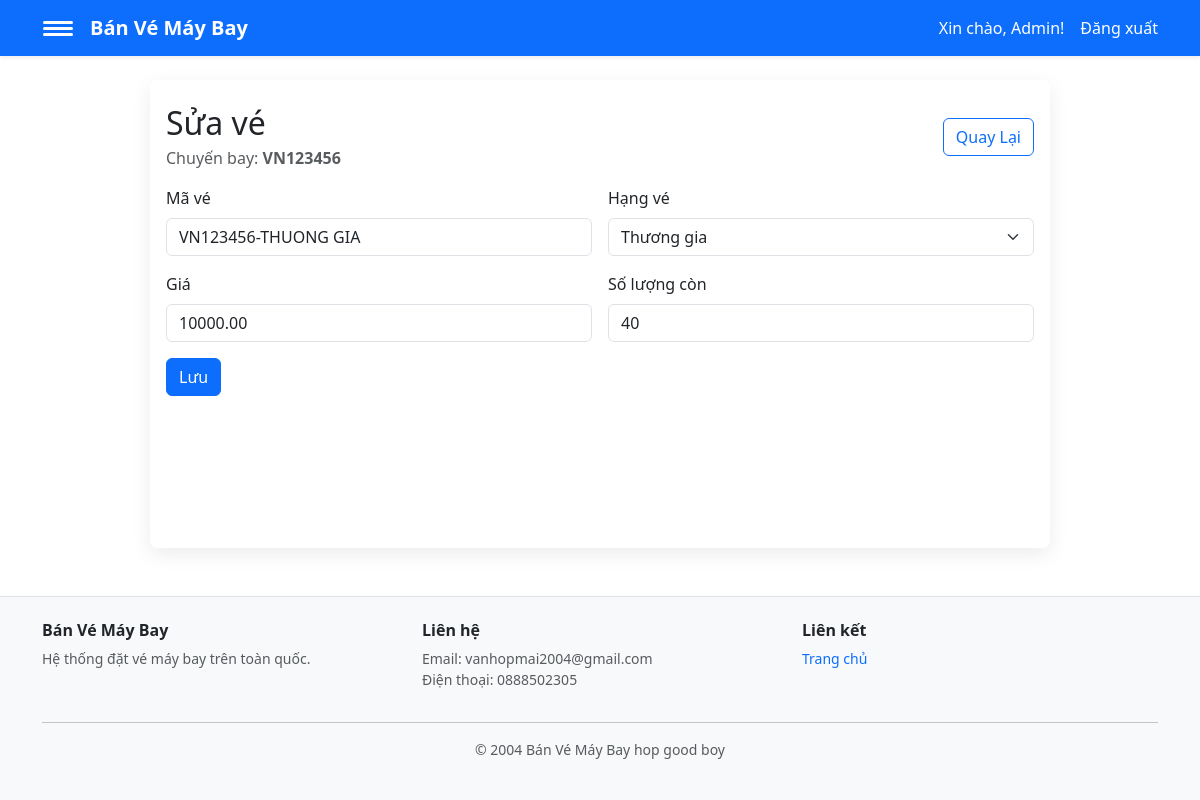
/banvemaybay/admin/flights/tickets/edit?ticket_id=10 (signed in), run on the app's committed database.
### tables this page shows
CREATE TABLE `chuyen_bay` (
  `id` int(11) NOT NULL,
  `so_hieu` varchar(50) NOT NULL,
  `noi_di` varchar(100) NOT NULL,
  `noi_den` varchar(100) NOT NULL,
  `gio_khoi_hanh` datetime NOT NULL,
  `gio_ha_canh` datetime NOT NULL,
  `gia_thuong` decimal(10,2) NOT NULL,
  `gia_thuong_gia` decimal(10,2) NOT NULL,
  `ghe_con` int(11) NOT NULL DEFAULT 0,
  `may_bay_id` int(11) DEFAULT NULL,
  `tao_luc` timestamp NOT NULL DEFAULT current_timestamp()
);

CREATE TABLE `ve` (
  `id` int(11) NOT NULL,
  `ma_ve` varchar(50) NOT NULL,
  `chuyen_bay_id` int(11) NOT NULL,
  `hang_ve` enum('Thuong','Thuong gia') NOT NULL DEFAULT 'Thuong',
  `gia` decimal(10,2) NOT NULL,
  `so_luong_con` int(11) NOT NULL DEFAULT 0,
  `tao_luc` timestamp NOT NULL DEFAULT current_timestamp()
);

### app/Helpers/helpers.php (called while the page is built, shortened)
<?php
$config = require __DIR__ . '/../../config/app.php';
function duongDan(string $path = ''): string {
    global $config;
    $base = rtrim($config['base_path'], '/');
    $path = '/' . ltrim($path, '/');
    return $base . $path;
}
function base_url(string $path = ''): string { return duongDan($path); }
function view_shared_data(): array {
    $user = $_SESSION['user'] ?? null;
    $isLoggedIn = !empty($user);
    $isAdmin = $isLoggedIn && (($user['vai_tro'] ?? '') === 'admin');
    return [
        'currentUser' => $user,
        'isLoggedIn' => $isLoggedIn,
        'isAdmin' => $isAdmin,
        'currentUserName' => $isLoggedIn ? (string)($user['ten'] ?? '') : '',
        'currentUserEmail' => $isLoggedIn ? (string)($user['email'] ?? '') : '',
    ];
}
function view(string $template, array $data = []): void {
    $data = array_merge(view_shared_data(), $data);
    extract($data, EXTR_SKIP);
    $viewFile = __DIR__ . '/../Views/' . $template . '.php';
    require $viewFile;
}

### app/Controllers/AdminController.php (called while the page is built, shortened)
<?php
require_once __DIR__ . '/../Helpers/helpers.php';
require_once __DIR__ . '/../Models/Flight.php';
require_once __DIR__ . '/../Models/User.php';
require_once __DIR__ . '/../Models/Ticket.php';
class AdminController {
    public function editFlightTicket(): void {
      $ticketId = (int)($_GET['ticket_id'] ?? 0);
      $ticket = Ticket::find($ticketId);
      $flightId = (int)($ticket['chuyen_bay_id'] ?? 0);
      $flight = $flightId ? Flight::find($flightId) : null;
      view('admin/ticket_edit', compact('flight', 'ticket', 'error', 'q', 'maVe', 'hangVe', 'gia', 'soLuongCon'));
    }
}

### app/Models/Ticket.php (called while the page is built, shortened)
<?php
require_once __DIR__ . '/../Helpers/helpers.php';
class Ticket {
    public static function find(int $id): ?array {
        global $mysqli;
        $stmt = $mysqli->prepare('SELECT * FROM ve WHERE id=? LIMIT 1');
        $stmt->bind_param('i', $id);
        $stmt->execute();
        $res = $stmt->get_result();
        return $res ? $res->fetch_assoc() : null;
    }
}

### app/Models/Flight.php (called while the page is built, shortened)
<?php
require_once __DIR__ . '/../Helpers/helpers.php';
class Flight {
    public static function find(int $id): ?array {
        global $mysqli;
        $stmt = $mysqli->prepare('SELECT * FROM chuyen_bay WHERE id=? LIMIT 1');
        $stmt->bind_param('i', $id);
        $stmt->execute();
        $res = $stmt->get_result();
        return $res ? $res->fetch_assoc() : null;
    }
}

### config/app.php (called while the page is built)
<?php
return [
    'db' => [
        'host' => '127.0.0.1',
        'user' => 'root',
        'pass' => '',
        'name' => 'banvemaybay',
    ],
    'base_path' => '/banvemaybay',
];

### app/Views/admin/ticket_edit.php (the view, shortened to what this page needs)
<?php require_once __DIR__ . '/../partials/navbar.php'; ?>
<!doctype html>
<html>
<head>
  <link href="https://cdn.jsdelivr.net/npm/bootstrap@5.3.2/dist/css/bootstrap.min.css" rel="stylesheet">
</head>
<body class="admin-bg">
<div class="container-lg py-4 page-wrap">
  <div class="d-flex justify-content-between align-items-center mb-3">
    <div>
      <h2 class="mb-1">Sửa vé</h2>
      <div class="text-muted">Chuyến bay: <strong><?=htmlspecialchars($flight['so_hieu'] ?? '')?></strong></div>
    </div>
    <div>
      <a class="btn btn-outline-primary" href="<?=base_url('/admin/flights/tickets')?>?id=<?=$flight['id']?><?=!empty($q) ? '&q=' . urlencode($q) : ''?>">
        <i class="bi bi-arrow-left"></i> Quay Lại
      </a>
    </div>
  </div>
  <form method="post" action="<?=base_url('/admin/flights/tickets/edit')?>?ticket_id=<?=$ticket['id']?><?=!empty($q) ? '&q=' . urlencode($q) : ''?>" class="row g-3">
    <div class="col-12 col-md-6">
      <label class="form-label">Mã vé</label>
      <input name="ma_ve" class="form-control" required value="<?=htmlspecialchars($maVe)?>">
    </div>
    <div class="col-12 col-md-6">
      <label class="form-label">Hạng vé</label>
      <select name="hang_ve" class="form-select">
        <option value="Thuong gia" <?=($hangVe ?? 'Thuong') === 'Thuong gia' ? 'selected' : ''?>>Thương gia</option>
      </select>
    </div>
    <div class="col-12 col-md-6">
      <label class="form-label">Giá</label>
      <input type="number" step="0.01" min="0" name="gia" class="form-control" required value="<?=htmlspecialchars((string)($gia ?? ''))?>">
    </div>
    <div class="col-12 col-md-6">
      <label class="form-label">Số lượng còn</label>
      <input type="number" min="0" name="so_luong_con" class="form-control" value="<?=htmlspecialchars((string)($soLuongCon ?? 0))?>">
    </div>
    <div class="col-12">
      <button class="btn btn-primary" type="submit">
        <i class="bi bi-save"></i> Lưu
      </button>
    </div>
  </form>
</div>
<?php require_once __DIR__ . '/../partials/footer.php'; ?>
</body>
</html>

### app/Views/partials/footer.php (style rules this page uses)
html, body { height: 100%; }
body { min-height: 100vh; display: flex; flex-direction: column; }
body > .container, body > .container-fluid, body > .container-sm, body > .container-md, body > .container-lg, body > .container-xl, body > .container-xxl { flex: 1 0 auto; }

### data on the page
chuyen_bay: so_hieu "VN123456"
ve: ma_ve "VN123456-THUONG GIA", hang_ve "Thương gia", gia "10000.00", so_luong_con "40"

### other printed values
$currentUserName "Admin"
